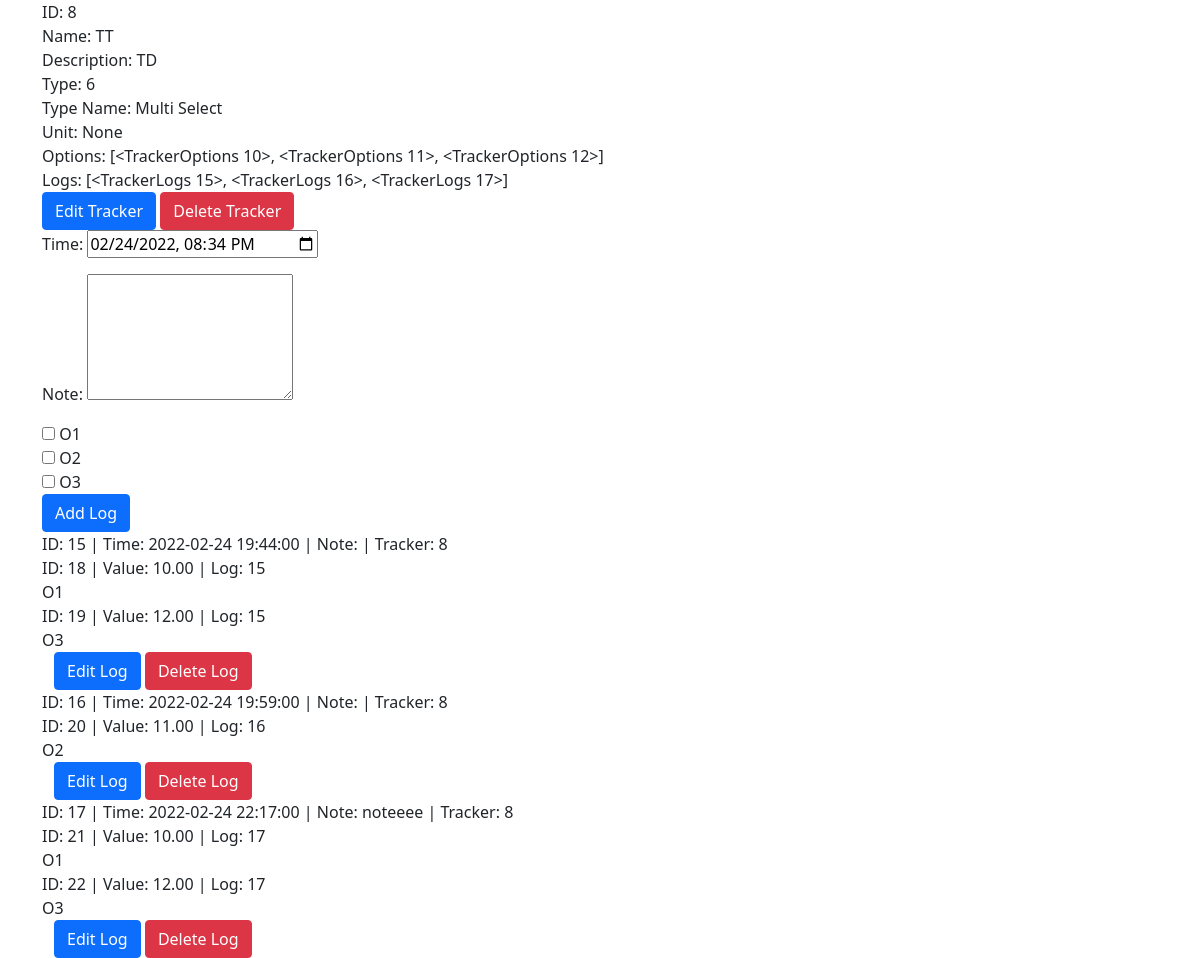
The page /trackers/view?id=8 (signed in) on the database as committed earlier.
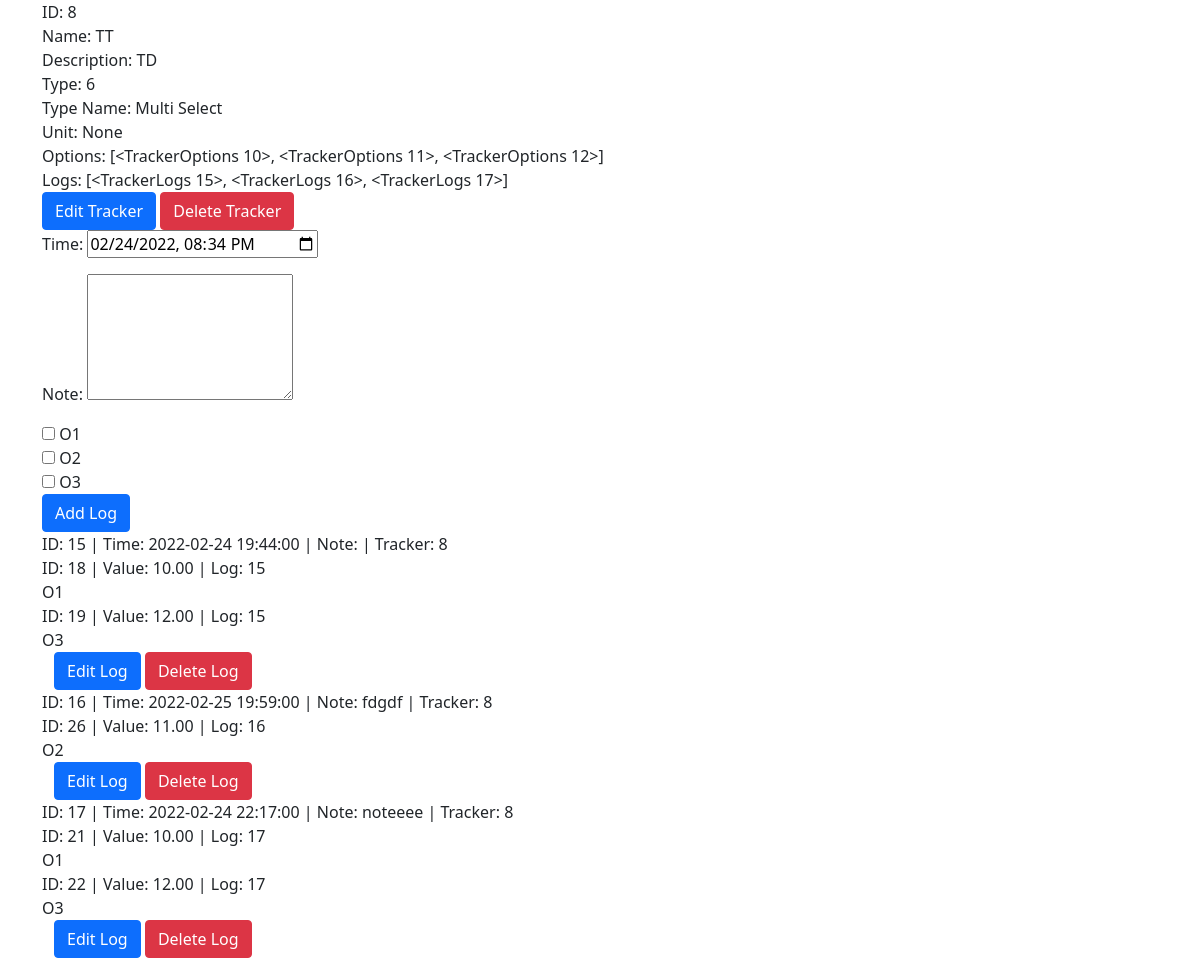
The same page on the database as committed later.
### models/models.py (models this page shows)
class TrackerModel(db.Model):
    __tablename__ = "trackers"
    t_id = db.Column(db.Integer(), primary_key=True)
    t_name = db.Column(db.String(64), nullable=False)
    t_desc = db.Column(db.String(256))
    t_type = db.Column(db.Integer(), db.ForeignKey("tracker_types.tt_id", ondelete="CASCADE"), nullable=False)
    t_user = db.Column(db.Integer(), db.ForeignKey("users.id", ondelete="CASCADE"), nullable=False)
    t_type_name = db.relationship("TrackerTypes", uselist=False)
    t_unit = db.relationship("TrackerUnit", cascade="all, delete", uselist=False)
    t_options = db.relationship("TrackerOptions", cascade="all, delete")
    t_logs = db.relationship("TrackerLogs", cascade="all, delete")

class TrackerTypes(db.Model):
    __tablename__ = "tracker_types"
    tt_id = db.Column(db.Integer(), primary_key=True, autoincrement=True)
    tt_name = db.Column(db.String(64), unique=True, nullable=False)

class TrackerOptions(db.Model):
    __tablename__ = "tracker_options"
    to_id = db.Column(db.Integer(), primary_key=True, autoincrement=True)
    to_name = db.Column(db.String(64), nullable=False)
    to_tracker = db.Column(db.Integer(), db.ForeignKey("trackers.t_id", ondelete="CASCADE"), nullable=False)

class TrackerLogs(db.Model):
    __tablename__ = "tracker_logs"
    tl_id = db.Column(db.Integer(), primary_key=True, autoincrement=True)
    tl_time = db.Column(db.DateTime(), nullable=False)
    tl_note = db.Column(db.String(256))
    tl_tracker = db.Column(db.Integer(), db.ForeignKey("trackers.t_id", ondelete="CASCADE"), nullable=False)
    tl_vals = db.relationship("TrackerValues", cascade="all, delete")

class TrackerValues(db.Model):
    __tablename__ = "tracker_vals"
    tv_id = db.Column(db.Integer(), primary_key=True, autoincrement=True)
    tv_val = db.Column(db.Numeric(10, 2), nullable=False)
    tv_log = db.Column(db.Integer(), db.ForeignKey("tracker_logs.tl_id", ondelete="CASCADE"), nullable=False)

### views/views.py (the view, shortened to what this page needs)
@app.route("/trackers/view", methods=["GET", "POST"])
@login_required
def trackers_view():
    t_id = request.args.get("id", "")
    if not (t_id.isdigit()):
        flash("Invalid Tracker", "danger")
        return redirect("/trackers")
    t_id = int(t_id)
    tracker = TrackerModel.query.filter(TrackerModel.t_id == t_id, TrackerModel.t_user == current_user.id).first()
    if not tracker:
        flash("Invalid Tracker", "danger")
        return redirect("/trackers")
    options = {x.to_id: x.to_name for x in tracker.t_options}
    return render_template("trackers/view.html", user=current_user, tracker=tracker, options=options)

### auth/auth.py (called while the page is built)
@login.user_loader
def load_user(id):
    return UserModel.query.get(int(id))

### templates/trackers/view.html (shortened to what this page needs)
<!DOCTYPE html>
<html lang="en">
    <head>
        <link rel="stylesheet" href="{{ url_for('static', filename='css/bootstrap.min.css')}}">
        <link rel="stylesheet" href="{{ url_for('static', filename='css/fontawesome.all.min.css')}}">
        <link rel="stylesheet" href="{{ url_for('static', filename='css/card.css')}}">
    </head>
    <body>
        <div class="container">
            <div>ID: {{ tracker.t_id }}</div>
            <div>Name: {{ tracker.t_name }}</div>
            <div>Description: {{ tracker.t_desc }}</div>
            <div>Type: {{ tracker.t_type }}</div>
            <div>Type Name: {{ tracker.t_type_name.tt_name }}</div>
            <div>Unit: {{ tracker.t_unit }}</div>
            <div>Options: {{ tracker.t_options }}</div>
            <div>Logs: {{ tracker.t_logs }}</div>
        </div>
        <div class="container">
            <a href="/trackers/edit?id={{ tracker.t_id }}" class="btn btn-primary">Edit Tracker</a>
            <form action="" method="POST" style="display: inline;">
                <button type="submit" class="btn btn-danger">Delete Tracker</button>
            </form>
        </div>
        <div class="container">
            <form action="" method="POST">
                <p>
                    <label for="tl_time">Time:</label>
                    <input type="datetime-local" id="tl_time" name="tl_time" required>
                </p>
                <p>
                    <label for="tl_note">Note:</label>
                    <textarea rows="5" id="tl_note" name="tl_note" maxlength="256"></textarea>
                </p>
                {% if tracker.t_type_name.tt_name == "Boolean" %}
                <label for="tl_val">Value:</label>
                <select id="tl_val" name="tl_val" required>
                    <option value="1" selected>Yes</option>
                    <option value="0">No</option>
                </select>
                {% elif tracker.t_type_name.tt_name == "Integer" %}
                <label for="tl_val">Value:</label>
                <input type="number" step="1" id="tl_val" name="tl_val" required>{{ tracker.t_unit.tu_name }}
                {% elif tracker.t_type_name.tt_name == "Decimal" %}
                <label for="tl_val">Value:</label>
                <input type="number" step="0.01" id="tl_val" name="tl_val" required>{{ tracker.t_unit.tu_name }}
                {% elif tracker.t_type_name.tt_name == "Multi Select" %}
                {% for option in tracker.t_options %}
                <input type="checkbox" id="tl_val[{{ option.to_id }}]" name="tl_val[{{ option.to_id }}]" value="1">
                <label for="tl_val[{{ option.to_id }}]">{{ option.to_name }}</label><br>
                {% endfor %}
                {% endif %}
                <button type="submit" class="btn btn-primary">Add Log</button>
            </form>
        </div>
        <div class="container">
            {% for log in tracker.t_logs %}
            <div>
                <div>
                    ID: {{ log.tl_id }} | Time: {{ log.tl_time }} | Note: {{ log.tl_note }} | Tracker: {{ log.tl_tracker }}
                    {% for val in log.tl_vals %}
                    <br>
                    ID: {{ val.tv_id }} | Value: {{ val.tv_val }} | Log: {{ val.tv_log }}
                    <br>
                    {% if tracker.t_type_name.tt_name == "Boolean" %}
                        {% if val.tv_val | int == 1 %}
                        Yes
                        {% elif val.tv_val | int == 0 %}
                        No
                        {% endif %}
                    {% elif tracker.t_type_name.tt_name == "Integer" %}
                        {{ val.tv_val | int }}
                    {% elif tracker.t_type_name.tt_name == "Decimal" %}
                        {{ val.tv_val | round(2) }}
                    {% elif tracker.t_type_name.tt_name == "Duration" %}
                        Hours: {{ val.tv_val // 3600 }} | Minutes: {{ (val.tv_val % 3600) // 60 }} | Seconds: {{ (val.tv_val % 60) | int }}
                    {% elif tracker.t_type_name.tt_name == "Single Select" %}
                        {{ options[val.tv_val | int] }}
                    {% elif tracker.t_type_name.tt_name == "Multi Select" %}
                        {{ options[val.tv_val | int] }}
                    {% endif %}
                    {% endfor %}
                </div>
                <div class="container">
                    <a href="/trackers/log/edit?tid={{ tracker.t_id }}&lid={{ log.tl_id }}" class="btn btn-primary">Edit Log</a>
                    <form action="" method="POST" style="display: inline;">
                        <button type="submit" class="btn btn-danger">Delete Log</button>
                    </form>
                </div>
            </div>
            {% endfor %}
        </div>
    </body>
</html>

Rows that differ between the two databases and show on the page:
removed TrackerValues: tv_id "20", tv_val "11.00", tv_log "16", tv_val.to_name "O2", shown under TrackerLogs id 16
changed TrackerLogs id 16: tl_time "2022-02-24 19:59:00" → "2022-02-25 19:59:00"; tl_note (not shown) → "fdgdf"
added TrackerValues: tv_id "26", tv_val "11.00", tv_log "16", tv_val.to_name "O2", shown under TrackerLogs id 16
